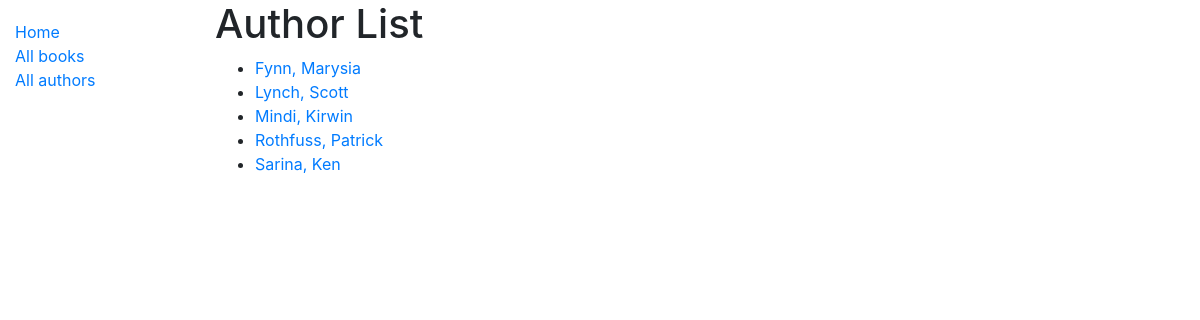
Screenshot of /catalog/authors/ with the database file from the repository.
### catalog/models.py (models this page shows, shortened)
class Author(models.Model):
    first_name = models.CharField(max_length=100)
    last_name = models.CharField(max_length=100)
    date_of_birth = models.DateField(null=True, blank=True)
    date_of_death = models.DateField('Died', null=True, blank=True)
    class Meta:
        ordering = ['last_name', 'first_name']
    def get_absolute_url(self):
        return reverse('author-detail', args=[str(self.id)])

### catalog/views.py (the view)
# urls.py: path('authors/', views.AuthorListView.as_view(), name='authors'),
class AuthorListView(generic.ListView):
    model = Author
    paginate_by = 10

### catalog/templates/catalog/author_list.html
{% extends "base_generic.html" %}
{% block content %}
  <h1>Author List</h1>
  {% if author_list %}
  <ul>
    {% for author in author_list %}
      <li>
          <a href="{{ author.get_absolute_url }}">{{ author.last_name }}, {{ author.first_name }}</a>
      </li>
    {% endfor %}
  </ul>
  {% else %}
    <p>These are not the authors you are looking for.</p>
  {% endif %}
{% endblock %}

### rows the page displays
Author: last_name "Fynn", first_name "Marysia"
Author: last_name "Lynch", first_name "Scott"
Author: last_name "Mindi", first_name "Kirwin"
Author: last_name "Rothfuss", first_name "Patrick"
Author: last_name "Sarina", first_name "Ken"
